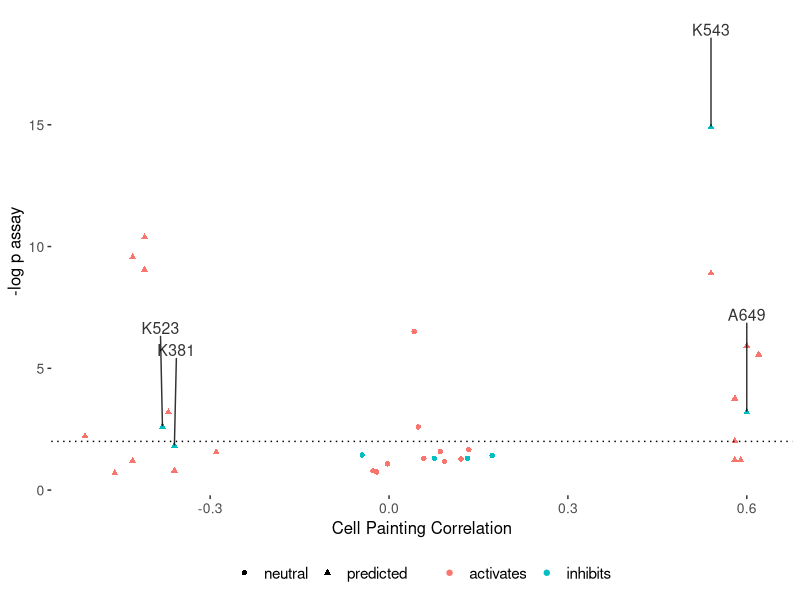
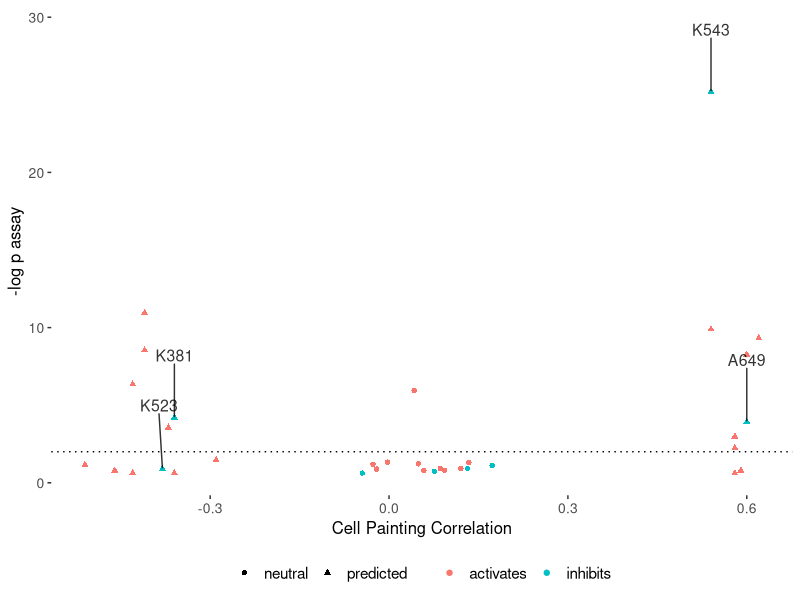
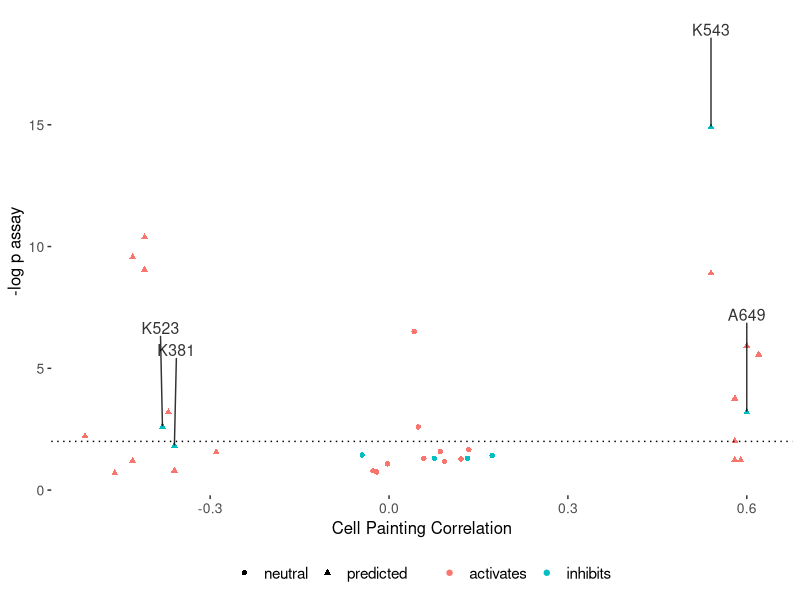
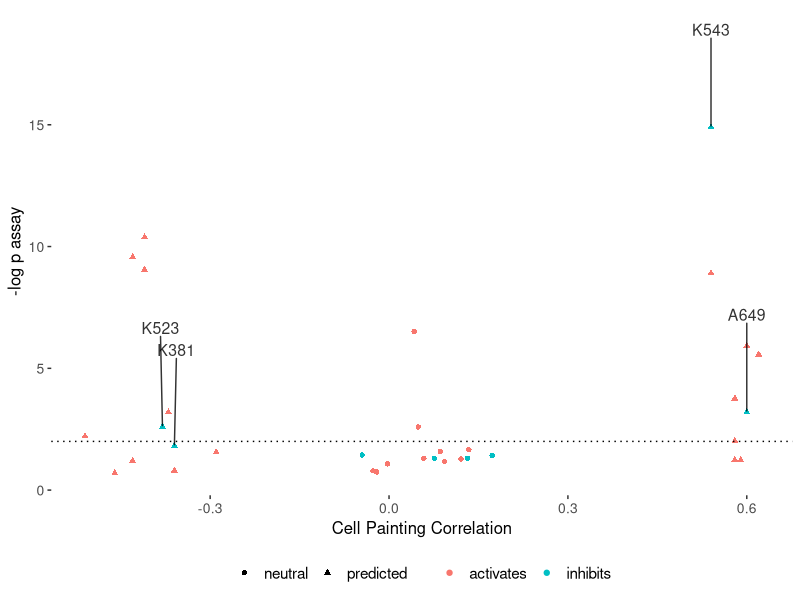
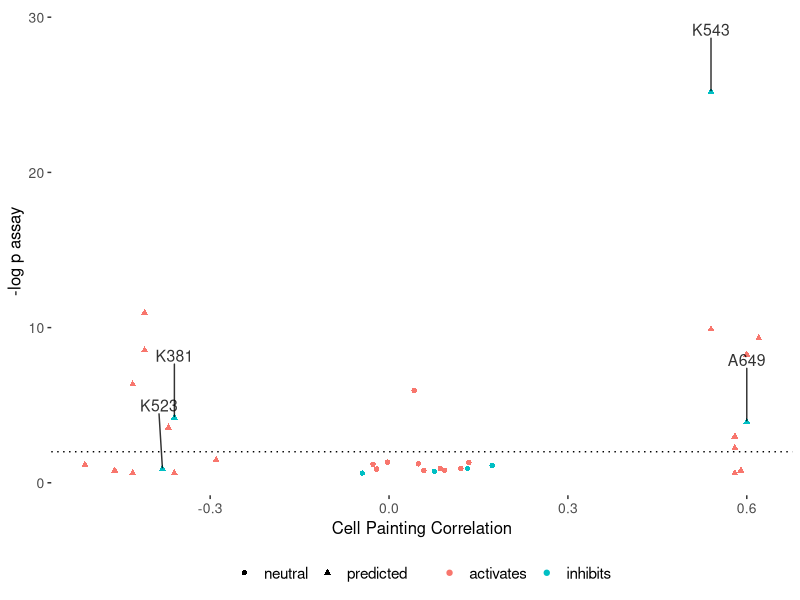
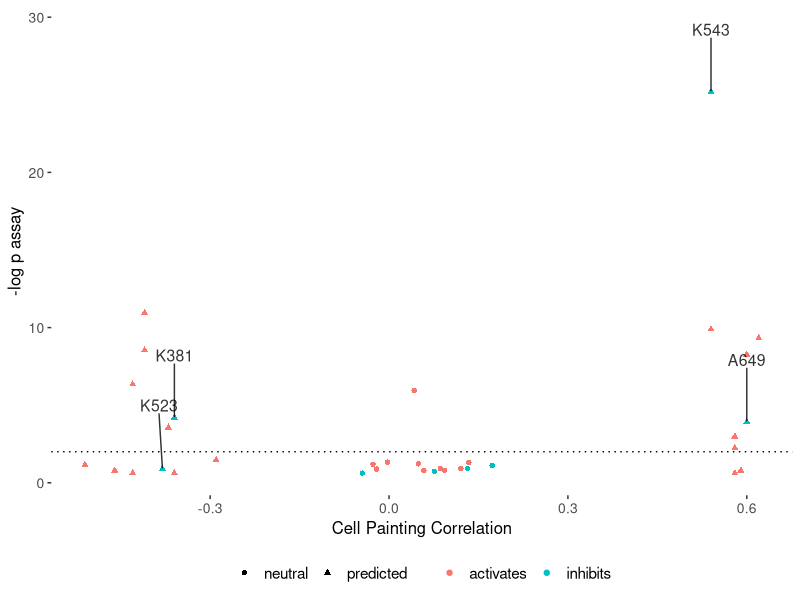

Recreate these plots in R, in order.
## ---- chunk 1
library(magrittr)
library(glue)
library(tidyverse)
## ---- chunk 2
statistics_agg <- read_csv("output/statistics_agg.csv")
## ---- chunk 3
statistics_agg <-
  statistics_agg %>%
  mutate(
    compound_cp_type =
      case_when(
        is_cp_negcon ~ "neutral",
        !is_cp_negcon ~ "predicted"
      )
  ) %>%
  mutate(compound_activity_type =
           case_when(is_inhibitor ~ "inhibits",
                     !is_inhibitor ~ "activates"))
## ---- chunk 4
plot_paper_figure <-
  function(test_type,
           annotate_column,
           Conci,
           strong_effect_threshold = 2,
           compound_list = NULL) {

  statistics_agg <-
    statistics_agg %>%
    filter(Conc == Conci) %>%
    mutate(pval_adj = .data[[paste0(test_type, "_pval_adj")]])

  p <-
    statistics_agg %>%
    ggplot(aes(Broad, -log10(pval_adj), shape = compound_cp_type, color = compound_activity_type)) +
    geom_point()

  if (annotate_column == "compound_list") {
    p <- p +
      ggrepel::geom_text_repel(
        data = statistics_agg %>% filter(Cmpd %in% compound_list),
        aes(label = Cmpd),
        max.overlaps = Inf,
        min.segment.length = unit(0, 'lines'),
        nudge_y = 4,
        color = "black",
        alpha = .8,
        size = 4
      )

  }

  p <- p +
    geom_hline(yintercept = -log10(0.01), linetype = "dotted") +
    coord_cartesian(clip = "off") +
    xlab("Cell Painting Correlation") +
    ylab("-log p assay") +
    theme_bw()

  p <- p +
    theme(panel.border = element_blank(),
          panel.grid = element_blank(),
          legend.title = element_blank(),
          legend.text = element_text(size = 11),
          legend.position = "bottom",
          axis.title = element_text(size = 12),
          axis.text = element_text(size = 10))

  ggsave(
    glue("output/p38_{test_type}_tlr_annot_{annotate_column}_conc_{Conci}.png"),
    width = 4.6,
    height = 4
  )

  ggsave(
    glue("output/p38_{test_type}_tlr_annot_{annotate_column}_conc_{Conci}.svg"),
    width = 4.6,
    height = 4
  )

  p
  }
## ---- chunk 5
compound_list <- c("K543", "A649", "K381", "K523")
## ---- chunk 6
Conci <- 1

p <- plot_paper_figure("ks", "compound_list", Conci = Conci, compound_list = compound_list)

print(p)

p <- plot_paper_figure("t", "compound_list", Conci = Conci, compound_list = compound_list)

print(p)
